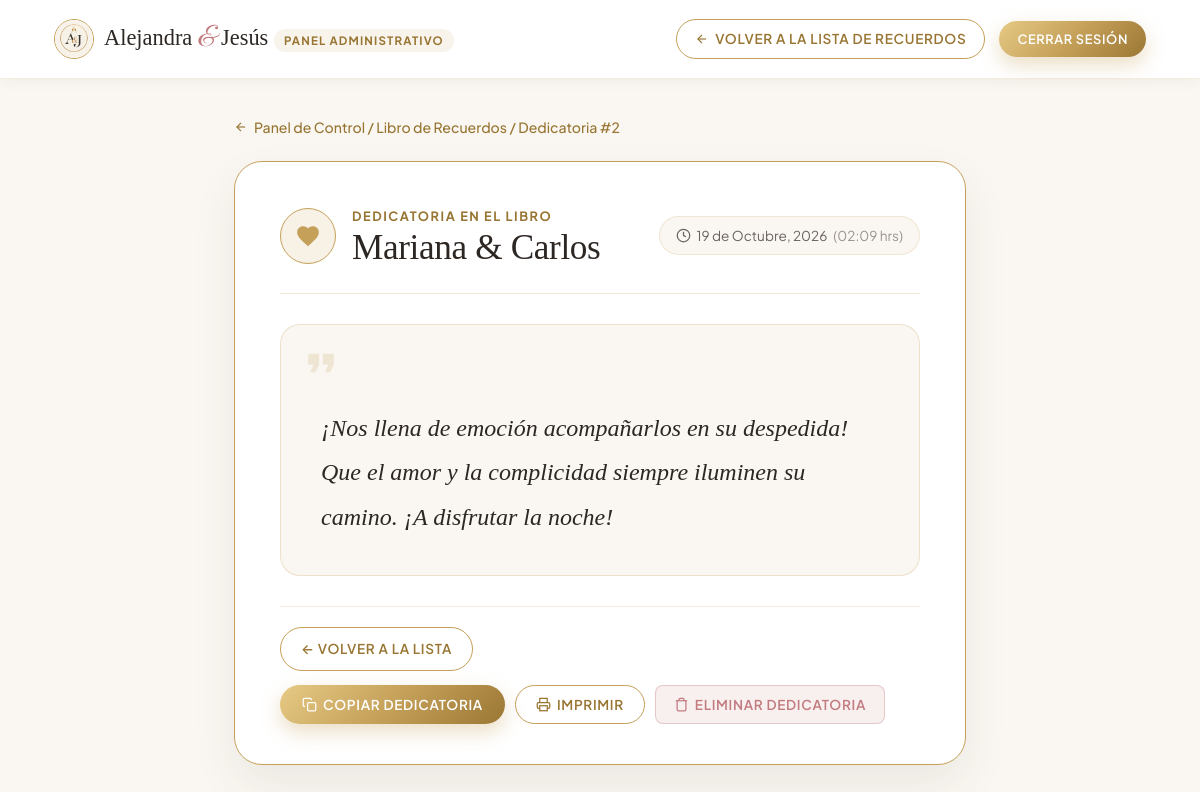
The app's page /admin.php?recuerdo_id=2 (signed in) with its own data.
### tables this page shows
CREATE TABLE IF NOT EXISTS `guestbook_messages` (
    `id` INT UNSIGNED AUTO_INCREMENT PRIMARY KEY,
    `author` VARCHAR(150) NOT NULL COMMENT 'De parte de (Nombre de quien firma)',
    `message` TEXT NOT NULL COMMENT 'Deseo, anécdota o recuerdo para los novios',
    `is_approved` TINYINT(1) NOT NULL DEFAULT 1 COMMENT '1 = Visible, 0 = Oculto',
    `created_at` TIMESTAMP DEFAULT CURRENT_TIMESTAMP,
    INDEX `idx_created_at` (`created_at` DESC)
);

### src/Repositories/GuestbookRepository.php (called while the page is built, shortened)
<?php
class GuestbookRepository
{
    private PDO $db;
    public function __construct(PDO $db)
    {
        $this->db = $db;
    }
    public function findById(int $id): ?GuestbookMessage
    {
        $sql = "SELECT id, author, message, is_approved, created_at
                FROM guestbook_messages
                WHERE id = :id LIMIT 1";
        $stmt = $this->db->prepare($sql);
        $stmt->execute([':id' => $id]);
        $row = $stmt->fetch();
        return new GuestbookMessage(
            $row['author'],
            $row['message'],
            (int)$row['id'],
            (bool)$row['is_approved'],
            $row['created_at']
        );
    }
}

### src/Models/GuestbookMessage.php (called while the page is built, shortened)
<?php
class GuestbookMessage implements JsonSerializable
{
    private string $author;
    private string $message;
    private ?string $createdAt;
    public function __construct(
        string $author,
        string $message,
        ?int $id = null,
        bool $isApproved = true,
        ?string $createdAt = null
    ) {
        $this->author = trim($author);
        $this->message = trim($message);
        $this->createdAt = $createdAt;
    }
    public function getAuthor(): string
    {
        return $this->author;
    }
    public function getMessage(): string
    {
        return $this->message;
    }
    public function getCreatedAt(): ?string
    {
        return $this->createdAt;
    }
    public function getFormattedDate(): string
    {
        $timestamp = strtotime($this->createdAt);
        $meses = [
            1 => 'Enero', 2 => 'Febrero', 3 => 'Marzo', 4 => 'Abril',
            5 => 'Mayo', 6 => 'Junio', 7 => 'Julio', 8 => 'Agosto',
            9 => 'Septiembre', 10 => 'Octubre', 11 => 'Noviembre', 12 => 'Diciembre'
        ];
        $dia = date('j', $timestamp);
        $mes = $meses[(int)date('n', $timestamp)];
        $año = date('Y', $timestamp);
        return "{$dia} de {$mes}, {$año}";
    }
}

### public/admin.php (the view, shortened to what this page needs)
<?php
try {
    $db = Database::getConnection();
    $guestbookRepo = new GuestbookRepository($db);
    $recuerdoId = null;
    if (isset($_GET['recuerdo_id'])) {
        $recuerdoId = (int)$_GET['recuerdo_id'];
    } elseif (preg_match('#/admin/recuerdo/(\d+)#', $_SERVER['REQUEST_URI'] ?? '', $matches)) {
        $recuerdoId = (int)$matches[1];
    }
    if ($recuerdoId !== null) {
        $singleMemory = $guestbookRepo->findById($recuerdoId);
        ?>
<!DOCTYPE html>
<html lang="es">
<head>
    <link rel="stylesheet" href="/assets/css/style.css">
</head>
<body class="admin-dashboard">
    <header class="admin-dashboard__nav">
        <div class="container admin-dashboard__nav-inner">
            <div class="admin-dashboard__nav-logo" style="display: flex; align-items: center; gap: 10px;">
                <img src="/assets/images/logo-aj.png" alt="A & J" style="height: 40px; width: 40px; border-radius: 50%; border: 1.5px solid #C5A059; object-fit: cover;">
                <div>
                    Alejandra <span>&</span> Jesús
                    <small>Panel Administrativo</small>
                </div>
            </div>
            <div class="admin-dashboard__nav-actions">
                <a href="/admin?tab=tab-libro" class="btn btn--outline" style="padding: 8px 18px; font-size: 0.85rem; display: inline-flex; align-items: center; gap: 6px;">
                    <svg width="14" height="14" viewBox="0 0 24 24" fill="none" stroke="currentColor" stroke-width="2">
                        <line x1="19" y1="12" x2="5" y2="12"></line>
                        <polyline points="12 19 5 12 12 5"></polyline>
                    </svg>
                    Volver a la Lista de Recuerdos
                </a>
                <a href="/admin/logout" class="btn btn--gold" style="padding: 8px 18px; font-size: 0.8rem;">
                    Cerrar Sesión
                </a>
            </div>
        </div>
    </header>
    <main class="container container--narrow" style="padding-top: 36px; padding-bottom: 60px;">
        <div style="margin-bottom: 20px;">
            <a href="/admin?tab=tab-libro" style="font-size: 0.88rem; color: #987532; display: inline-flex; align-items: center; gap: 6px; font-weight: 500;">
                <svg width="14" height="14" viewBox="0 0 24 24" fill="none" stroke="currentColor" stroke-width="2">
                    <line x1="19" y1="12" x2="5" y2="12"></line>
                    <polyline points="12 19 5 12 12 5"></polyline>
                </svg>
                Panel de Control / Libro de Recuerdos / Dedicatoria #<?= $recuerdoId ?>
            </a>
        </div>
        <?php if (!$singleMemory): ?>
            <div class="card" style="text-align: center; padding: 50px 20px; border: 1.5px dashed #C5A059; background: #FFFFFF; border-radius: 24px;">
                <h3 style="font-family: 'Cormorant Garamond', serif; font-size: 1.8rem; color: #8E4A49; margin-bottom: 10px;">Dedicatoria no encontrada</h3>
                <p style="color: #6B635E; margin-bottom: 24px;">El mensaje que intentas consultar no existe o ha sido eliminado.</p>
                <a href="/admin?tab=tab-libro" class="btn btn--gold">Volver a la Lista de Recuerdos</a>
            </div>
        <?php else: ?>
            <div class="admin-single-view__card" style="background: #FFFFFF; border-radius: 28px; border: 1.5px solid #C5A059; padding: 40px 45px; box-shadow: 0 20px 45px rgba(60, 48, 38, 0.08); position: relative;">
                <div style="display: flex; align-items: center; justify-content: space-between; border-bottom: 1px solid rgba(197, 160, 89, 0.25); padding-bottom: 24px; margin-bottom: 30px; flex-wrap: wrap; gap: 16px;">
                    <div style="display: flex; align-items: center; gap: 16px;">
                        <div style="width: 56px; height: 56px; border-radius: 50%; background: rgba(197, 160, 89, 0.15); border: 1.5px solid #C5A059; display: flex; align-items: center; justify-content: center; flex-shrink: 0;">
                            <svg width="26" height="26" viewBox="0 0 24 24" fill="#C5A059">
                                <path d="M12 21.35l-1.45-1.32C5.4 15.36 2 12.28 2 8.5 2 5.42 4.42 3 7.5 3c1.74 0 3.41.81 4.5 2.09C13.09 3.81 14.76 3 16.5 3 19.58 3 22 5.42 22 8.5c0 3.78-3.4 6.86-8.55 11.54L12 21.35z"/>
                            </svg>
                        </div>
                        <div>
                            <span style="font-size: 0.8rem; font-weight: 700; text-transform: uppercase; letter-spacing: 0.12em; color: #987532;">Dedicatoria en el Libro</span>
                            <h1 style="font-family: 'Cormorant Garamond', serif; font-size: 2.2rem; color: #2D2724; margin: 0; line-height: 1.2;">
                                <?= htmlspecialchars($singleMemory->getAuthor()) ?>
                            </h1>
                        </div>
                    </div>
                    <div style="font-size: 0.85rem; color: #6B635E; display: flex; align-items: center; gap: 6px; background: #FAF7F2; padding: 8px 16px; border-radius: 20px; border: 1px solid rgba(197, 160, 89, 0.2);">
                        <svg width="15" height="15" viewBox="0 0 24 24" fill="none" stroke="currentColor" stroke-width="2">
                            <circle cx="12" cy="12" r="10"></circle>
                            <polyline points="12 6 12 12 16 14"></polyline>
                        </svg>
                        <?= htmlspecialchars($singleMemory->getFormattedDate()) ?>
                        <span style="color: #9B938D;">(<?= date('H:i', strtotime($singleMemory->getCreatedAt() ?? 'now')) ?> hrs)</span>
                    </div>
                </div>
                <div style="position: relative; padding: 36px 40px; background: #FAF7F2; border-radius: 20px; border: 1px solid rgba(197, 160, 89, 0.25); margin-bottom: 30px;">
                    <svg width="44" height="44" viewBox="0 0 24 24" fill="rgba(197, 160, 89, 0.2)" style="position: absolute; top: 16px; left: 18px;">
                        <path d="M6 17h3l2-4V7H5v6h3zm8 0h3l2-4V7h-6v6h3z"/>
                    </svg>
                    <div id="memory-full-text" style="font-family: 'Cormorant Garamond', serif; font-size: 1.5rem; line-height: 1.85; color: #2D2724; font-style: italic; position: relative; z-index: 1; white-space: pre-wrap; word-break: break-word;">
<?= htmlspecialchars($singleMemory->getMessage()) ?>
                    </div>
                </div>
                <div class="admin-single-view__actions" style="display: flex; align-items: center; justify-content: space-between; flex-wrap: wrap; gap: 14px; padding-top: 20px; border-top: 1px solid rgba(197, 160, 89, 0.2);">
                    <a href="/admin?tab=tab-libro" class="btn btn--outline" style="padding: 10px 20px; font-size: 0.85rem;">
                        ← Volver a la Lista
                    </a>
                    <div style="display: flex; gap: 10px; flex-wrap: wrap;">
                        <button type="button" onclick="copyFullMemory()" id="btn-copy-memory" class="btn btn--gold" style="padding: 10px 22px; font-size: 0.85rem; display: inline-flex; align-items: center; gap: 6px;">
                            <svg width="15" height="15" viewBox="0 0 24 24" fill="none" stroke="currentColor" stroke-width="2">
                                <rect x="9" y="9" width="13" height="13" rx="2" ry="2"></rect>
                                <path d="M5 15H4a2 2 0 0 1-2-2V4a2 2 0 0 1 2-2h9a2 2 0 0 1 2 2v1"></path>
                            </svg>
                            Copiar Dedicatoria
                        </button>
                        <button type="button" onclick="window.print()" class="btn btn--outline" style="padding: 10px 20px; font-size: 0.85rem; display: inline-flex; align-items: center; gap: 6px;">
                            <svg width="15" height="15" viewBox="0 0 24 24" fill="none" stroke="currentColor" stroke-width="2">
                                <polyline points="6 9 6 2 18 2 18 9"></polyline>
                                <path d="M6 18H4a2 2 0 0 1-2-2v-5a2 2 0 0 1 2-2h16a2 2 0 0 1 2 2v5a2 2 0 0 1-2 2h-2"></path>
                                <rect x="6" y="14" width="12" height="8"></rect>
                            </svg>
                            Imprimir
                        </button>
                        <form method="POST" action="/admin" onsubmit="return confirm('¿Confirmas que deseas eliminar esta dedicatoria permanentemente? Esta acción no se puede deshacer.');" style="display: inline; margin: 0;">
                            <button type="submit" class="btn" style="background: rgba(194, 123, 127, 0.12); color: #C27B7F; border: 1px solid rgba(194, 123, 127, 0.35); padding: 10px 18px; font-size: 0.85rem; border-radius: 8px; cursor: pointer; display: inline-flex; align-items: center; gap: 6px;">
                                <svg width="15" height="15" viewBox="0 0 24 24" fill="none" stroke="currentColor" stroke-width="2">
                                    <polyline points="3 6 5 6 21 6"></polyline>
                                    <path d="M19 6v14a2 2 0 0 1-2 2H7a2 2 0 0 1-2-2V6m3 0V4a2 2 0 0 1 2-2h4a2 2 0 0 1 2 2v2"></path>
                                </svg>
                                Eliminar Dedicatoria
                            </button>
                        </form>
                    </div>
                </div>
            </div>
        <?php endif; ?>
    </main>
</body>
</html>
<?php
        exit;
    }
} catch (\Throwable $e) {
    die("Error al consultar la base de datos de HostGator: " . $e->getMessage());
}
?>

### public/assets/css/style.css (style rules this page uses)
*, *::before, *::after { box-sizing: border-box; margin: 0; padding: 0; }
html { scroll-behavior: smooth; font-size: 16px; }
body { background-color: #FAF7F2; color: #2D2724; font-family: "Plus Jakarta Sans", -apple-system, BlinkMacSystemFont, "Segoe UI", Roboto, sans-serif; font-weight: 400; line-height: 1.6; overflow-x: hidden; position: relative; background-image: radial-gradient(circle at 10% 20%, rgba(197, 160, 89, 0.03) 0%, transparent 40%), radial-gradient(circle at 90% 80%, rgba(194, 123, 127, 0.03) 0%, transparent 40%); }
.container { width: 100%; max-width: 1140px; margin: 0 auto; padding: 0 24px; }
.container--narrow { max-width: 780px; }
h1, h2, h3, h4, .font-serif { font-family: "Cormorant Garamond", "Playfair Display", Georgia, serif; font-weight: 500; line-height: 1.25; letter-spacing: -0.01em; }
a { color: inherit; text-decoration: none; transition: all 0.2s ease; }
.btn { display: inline-flex; align-items: center; justify-content: center; gap: 10px; padding: 14px 32px; font-family: "Plus Jakarta Sans", -apple-system, BlinkMacSystemFont, "Segoe UI", Roboto, sans-serif; font-size: 0.95rem; font-weight: 600; letter-spacing: 0.05em; text-transform: uppercase; text-decoration: none; border-radius: 9999px; cursor: pointer; transition: all 0.35s cubic-bezier(0.4, 0, 0.2, 1); border: none; outline: none; }
.btn--gold { background: linear-gradient(135deg, #E6CA85 0%, #C5A059 50%, #9A7734 100%); color: #FFFFFF; box-shadow: 0 8px 20px rgba(197, 160, 89, 0.35); }
.btn--outline { background: transparent; color: #987532; border: 1px solid #C5A059; }
.admin-dashboard { min-height: 100vh; background: #FAF7F2; padding-bottom: 80px; }
.admin-dashboard__nav { background: #FFFFFF; border-bottom: 1px solid rgba(197, 160, 89, 0.2); padding: 16px 0; box-shadow: 0 4px 12px rgba(45, 39, 36, 0.04); position: sticky; top: 0; z-index: 50; }
.admin-dashboard__nav-inner { display: flex; align-items: center; justify-content: space-between; }
.admin-dashboard__nav-logo { font-family: "Cormorant Garamond", "Playfair Display", Georgia, serif; font-size: 1.4rem; color: #2D2724; display: flex; align-items: center; gap: 10px; }
.admin-dashboard__nav-logo span { font-family: "Great Vibes", cursive; color: #C27B7F; font-size: 1.8rem; }
.admin-dashboard__nav-logo small { font-family: "Plus Jakarta Sans", -apple-system, BlinkMacSystemFont, "Segoe UI", Roboto, sans-serif; font-size: 0.72rem; font-weight: 700; letter-spacing: 0.1em; text-transform: uppercase; background: rgba(197, 160, 89, 0.12); color: #987532; padding: 4px 10px; border-radius: 9999px; }
.admin-dashboard__nav-actions { display: flex; align-items: center; gap: 14px; }

### records on screen
guestbook_messages: author "Mariana & Carlos", created_at "19 de Octubre, 2026", created_at "02:09", message "¡Nos llena de emoción acompañarlos en su despedida! Que el amor y la complicidad siempre iluminen su camino. ¡A disfrutar la noche!"

### other values on screen
$recuerdoId "2"
